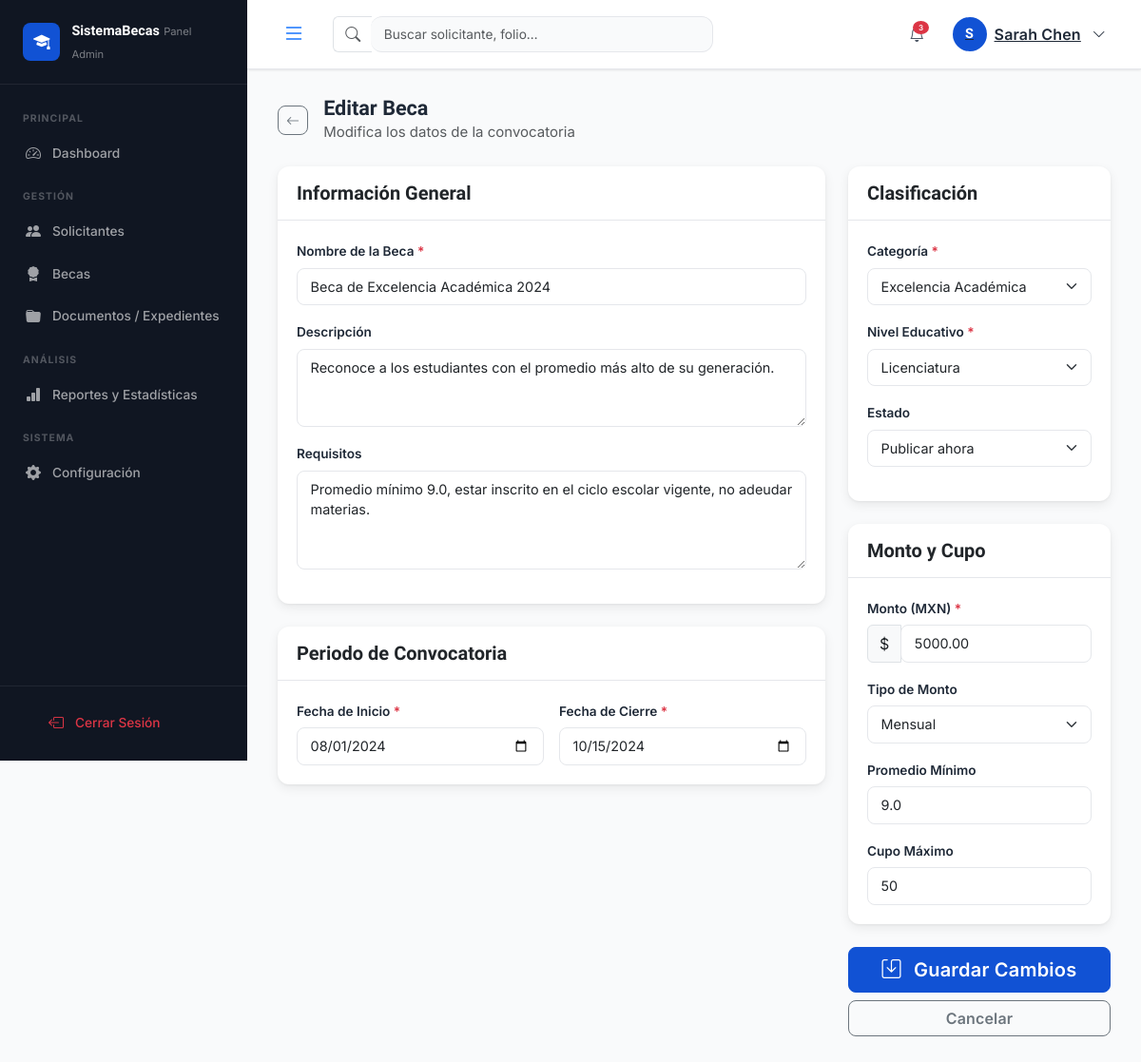
The page /index.php?c=admin&a=becaEditar&id=1 (signed in) on the database its author committed.
### tables this page shows
CREATE TABLE IF NOT EXISTS `becas` (
    `id`              INT UNSIGNED     NOT NULL AUTO_INCREMENT,
    `categoria_id`    TINYINT UNSIGNED NOT NULL,
    `nivel_id`        TINYINT UNSIGNED NOT NULL,
    `nombre`          VARCHAR(200)     NOT NULL,
    `descripcion`     TEXT             DEFAULT NULL,
    `monto`           DECIMAL(10,2)    NOT NULL DEFAULT 0.00,
    `tipo_monto`      ENUM('mensual','semestral','anual','pago_unico') NOT NULL DEFAULT 'mensual',
    `promedio_minimo` DECIMAL(3,1)     DEFAULT NULL,
    `cupo_maximo`     SMALLINT UNSIGNED DEFAULT NULL,
    `fecha_inicio`    DATE             NOT NULL,
    `fecha_fin`       DATE             NOT NULL,
    `fecha_publicacion` DATE           DEFAULT NULL,
    `estado`          ENUM('borrador','publicada','cerrada','suspendida') NOT NULL DEFAULT 'borrador',
    `imagen_url`      VARCHAR(255)     DEFAULT NULL,
    `requisitos`      TEXT             DEFAULT NULL,
    `documentos_req`  TEXT             DEFAULT NULL COMMENT 'JSON array of required document types',
    `creado_por`      INT UNSIGNED     NOT NULL,
    `created_at`      DATETIME         NOT NULL DEFAULT CURRENT_TIMESTAMP,
    `updated_at`      DATETIME         NOT NULL DEFAULT CURRENT_TIMESTAMP ON UPDATE CURRENT_TIMESTAMP,
    PRIMARY KEY (`id`),
    KEY `fk_becas_categoria` (`categoria_id`),
    KEY `fk_becas_nivel`     (`nivel_id`),
    KEY `fk_becas_creador`   (`creado_por`),
    CONSTRAINT `fk_becas_categoria` FOREIGN KEY (`categoria_id`) REFERENCES `categorias_beca` (`id`),
    CONSTRAINT `fk_becas_nivel`     FOREIGN KEY (`nivel_id`)     REFERENCES `niveles_educativos` (`id`),
    CONSTRAINT `fk_becas_creador`   FOREIGN KEY (`creado_por`)   REFERENCES `usuarios` (`id`)
);

CREATE TABLE IF NOT EXISTS `categorias_beca` (
    `id`          TINYINT UNSIGNED NOT NULL AUTO_INCREMENT,
    `nombre`      VARCHAR(80)      NOT NULL,
    `color_badge` VARCHAR(30)      DEFAULT 'primary',
    `icono`       VARCHAR(60)      DEFAULT 'bi-bookmark-star',
    PRIMARY KEY (`id`)
);

CREATE TABLE IF NOT EXISTS `niveles_educativos` (
    `id`     TINYINT UNSIGNED NOT NULL AUTO_INCREMENT,
    `nombre` VARCHAR(80)      NOT NULL,
    PRIMARY KEY (`id`)
);

### controllers/Controller.php (called while the page is built, shortened)
<?php
require_once dirname(__DIR__) . '/includes/helpers.php';
abstract class Controller
{
    protected array $data = [];
    protected function render(string $view, array $data = []): void
    {
        $data = array_merge($this->data, $data);
        extract($data, EXTR_SKIP);
        $viewFile = dirname(__DIR__) . "/views/{$view}.php";
        require $viewFile;
    }
    protected function clean(string $input): string
    {
        return trim(strip_tags($input));
    }
    protected function get(string $key, $default = null)
    {
        return isset($_GET[$key]) ? $this->clean((string) $_GET[$key]) : $default;
    }
}

### controllers/AdminController.php (called while the page is built, shortened)
<?php
require_once __DIR__ . '/Controller.php';
require_once dirname(__DIR__) . '/models/BecaModel.php';
class AdminController extends Controller
{
    private BecaModel      $becaModel;
    public function __construct()
    {
        $this->becaModel      = new BecaModel();
    }
    public function becaEditar(): void
    {
        $id   = (int) $this->get('id', 0);
        $beca = $this->becaModel->detalle($id);
        $this->render('admin/beca_form', [
            'title'      => 'Editar Beca',
            'beca'       => $beca,
            'categorias' => $this->becaModel->categorias(),
            'niveles'    => $this->becaModel->niveles(),
            'error'      => Session::getFlash('error'),
        ]);
    }
}

### index.php (called while the page is built, shortened)
<?php
require_once __DIR__ . '/includes/Database.php';
require_once __DIR__ . '/includes/helpers.php';
$controllerName = strtolower($_GET['c'] ?? 'auth');
$actionName     = $_GET['a'] ?? '';
$controllerRoutes = $routes[$controllerName];
$route = $controllerRoutes[$actionName] ?? $controllerRoutes[''] ?? null;
$controller      = new $controllerClass();
$isPost = $_SERVER['REQUEST_METHOD'] === 'POST';
$method = ($isPost && isset($route['post'])) ? $route['post'] : $route['method'];
$controller->$method();

### includes/Database.php (called while the page is built, shortened)
<?php
class Database
{
    private static ?Database $instance = null;
    private PDO $pdo;
    private function __construct()
    {
        $dsn = sprintf(
            'mysql:host=%s;port=%d;dbname=%s;charset=%s',
            DB_HOST, DB_PORT, DB_NAME, DB_CHARSET
        );
        $options = [
            PDO::ATTR_ERRMODE            => PDO::ERRMODE_EXCEPTION,
            PDO::ATTR_DEFAULT_FETCH_MODE => PDO::FETCH_ASSOC,
            PDO::ATTR_EMULATE_PREPARES   => false,
        ];
        try {
            $this->pdo = new PDO($dsn, DB_USER, DB_PASS, $options);
        } catch (PDOException $e) {
            error_log('DB Connection error: ' . $e->getMessage());
            die(json_encode([
                'success' => false,
                'message' => 'Error de conexión a la base de datos. Por favor contacte al administrador.'
            ]));
        }
    }
    public static function getInstance(): Database
    {
        if (self::$instance === null) {
            self::$instance = new self();
        }
        return self::$instance;
    }
    public function query(string $sql, array $params = []): PDOStatement
    {
        $stmt = $this->pdo->prepare($sql);
        $stmt->execute($params);
        return $stmt;
    }
}

### models/Model.php (called while the page is built, shortened)
<?php
require_once dirname(__DIR__) . '/includes/Database.php';
abstract class Model
{
    public function __construct()
    {
        $this->db = Database::getInstance();
    }
}

### models/BecaModel.php (called while the page is built, shortened)
<?php
require_once __DIR__ . '/Model.php';
class BecaModel extends Model
{
    public function detalle(int $id): ?array
    {
        $stmt = $this->db->query(
            "SELECT b.*, c.nombre AS categoria_nombre, c.color_badge, c.icono,
                    n.nombre AS nivel_nombre,
                    CONCAT(u.nombre, ' ', u.apellidos) AS creado_por_nombre
             FROM becas b
             JOIN categorias_beca c    ON c.id = b.categoria_id
             JOIN niveles_educativos n ON n.id = b.nivel_id
             JOIN usuarios u           ON u.id = b.creado_por
             WHERE b.id = ? LIMIT 1",
            [$id]
        );
        $row = $stmt->fetch();
        return $row ?: null;
    }
    public function categorias(): array
    {
        return $this->db->query('SELECT * FROM categorias_beca ORDER BY nombre')->fetchAll();
    }
    public function niveles(): array
    {
        return $this->db->query('SELECT * FROM niveles_educativos ORDER BY id')->fetchAll();
    }
}

### includes/helpers.php (called while the page is built, shortened)
<?php
function e(string $str): string
{
    return htmlspecialchars($str, ENT_QUOTES | ENT_SUBSTITUTE, 'UTF-8');
}

### views/admin/beca_form.php (the view, shortened to what this page needs)
<?php
$isEdit = !empty($beca);
require_once BASE_PATH . '/includes/partials/head.php';
?>
<div class="admin-container">
    <?php require_once BASE_PATH . '/includes/partials/sidebar_admin.php'; ?>
    <div class="admin-main">
        <?php require_once BASE_PATH . '/includes/partials/topbar_admin.php'; ?>
        <div class="admin-content">
            <div class="page-header d-flex align-items-center gap-3 mb-4">
                <a href="<?= BASE_URL ?>/index.php?c=admin&a=becas" class="btn btn-sm btn-outline-secondary">
                    <i class="bi bi-arrow-left"></i>
                </a>
                <div>
                    <h2 class="page-title"><?= $isEdit ? 'Editar Beca' : 'Nueva Beca' ?></h2>
                    <p class="text-muted mb-0"><?= $isEdit ? 'Modifica los datos de la convocatoria' : 'Registra una nueva convocatoria de beca' ?></p>
                </div>
            </div>
            <form method="POST"
                  action="<?= BASE_URL ?>/index.php?c=admin&a=<?= $isEdit ? 'becaActualizar' : 'becaCrear' ?>">
                <div class="row g-4">
                    <div class="col-lg-8">
                        <div class="card card-shadow mb-4">
                            <div class="card-header"><h5 class="card-title mb-0">Información General</h5></div>
                            <div class="card-body">
                                <div class="mb-3">
                                    <label class="form-label fw-semibold">Nombre de la Beca <span class="text-danger">*</span></label>
                                    <input type="text" name="nombre" class="form-control"
                                           placeholder="Ej. Beca de Excelencia Académica 2025" required
                                           value="<?= e($beca['nombre'] ?? '') ?>">
                                </div>
                                <div class="mb-3">
                                    <label class="form-label fw-semibold">Descripción</label>
                                    <textarea name="descripcion" class="form-control" rows="3"
                                              placeholder="Describe el objetivo y beneficios de la beca…"><?= e($beca['descripcion'] ?? '') ?></textarea>
                                </div>
                                <div class="mb-3">
                                    <label class="form-label fw-semibold">Requisitos</label>
                                    <textarea name="requisitos" class="form-control" rows="4"
                                              placeholder="Lista los requisitos que debe cumplir el solicitante…"><?= e($beca['requisitos'] ?? '') ?></textarea>
                                </div>
                            </div>
                        </div>
                        <div class="card card-shadow mb-4">
                            <div class="card-header"><h5 class="card-title mb-0">Periodo de Convocatoria</h5></div>
                            <div class="card-body">
                                <div class="row g-3">
                                    <div class="col-md-6">
                                        <label class="form-label fw-semibold">Fecha de Inicio <span class="text-danger">*</span></label>
                                        <input type="date" name="fecha_inicio" class="form-control" required
                                               value="<?= e($beca['fecha_inicio'] ?? '') ?>">
                                    </div>
                                    <div class="col-md-6">
                                        <label class="form-label fw-semibold">Fecha de Cierre <span class="text-danger">*</span></label>
                                        <input type="date" name="fecha_fin" class="form-control" required
                                               value="<?= e($beca['fecha_fin'] ?? '') ?>">
                                    </div>
                                </div>
                            </div>
                        </div>
                    </div>
                    <div class="col-lg-4">
                        <div class="card card-shadow mb-4">
                            <div class="card-header"><h5 class="card-title mb-0">Clasificación</h5></div>
                            <div class="card-body">
                                <div class="mb-3">
                                    <label class="form-label fw-semibold">Categoría <span class="text-danger">*</span></label>
                                    <select name="categoria_id" class="form-select" required>
                                        <?php foreach ($categorias as $cat): ?>
                                        <option value="<?= $cat['id'] ?>"
                                                <?= ($beca['categoria_id'] ?? '') == $cat['id'] ? 'selected' : '' ?>>
                                            <?= e($cat['nombre']) ?>
                                        </option>
                                        <?php endforeach; ?>
                                    </select>
                                </div>
                                <div class="mb-3">
                                    <label class="form-label fw-semibold">Nivel Educativo <span class="text-danger">*</span></label>
                                    <select name="nivel_id" class="form-select" required>
                                        <?php foreach ($niveles as $niv): ?>
                                        <option value="<?= $niv['id'] ?>"
                                                <?= ($beca['nivel_id'] ?? '') == $niv['id'] ? 'selected' : '' ?>>
                                            <?= e($niv['nombre']) ?>
                                        </option>
                                        <?php endforeach; ?>
                                    </select>
                                </div>
                                <div class="mb-3">
                                    <label class="form-label fw-semibold">Estado</label>
                                    <select name="estado" class="form-select">
                                        <option value="publicada"  <?= ($beca['estado'] ?? '') === 'publicada' ? 'selected' : '' ?>>Publicar ahora</option>
                                    </select>
                                </div>
                            </div>
                        </div>
                        <div class="card card-shadow mb-4">
                            <div class="card-header"><h5 class="card-title mb-0">Monto y Cupo</h5></div>
                            <div class="card-body">
                                <div class="mb-3">
                                    <label class="form-label fw-semibold">Monto (MXN) <span class="text-danger">*</span></label>
                                    <div class="input-group">
                                        <span class="input-group-text">$</span>
                                        <input type="number" name="monto" class="form-control"
                                               placeholder="5000" required min="1" step="0.01"
                                               value="<?= $beca['monto'] ?? '' ?>">
                                    </div>
                                </div>
                                <div class="mb-3">
                                    <label class="form-label fw-semibold">Tipo de Monto</label>
                                    <select name="tipo_monto" class="form-select">
                                        <option value="mensual"   <?= ($beca['tipo_monto'] ?? 'mensual') === 'mensual'    ? 'selected' : '' ?>>Mensual</option>
                                    </select>
                                </div>
                                <div class="mb-3">
                                    <label class="form-label fw-semibold">Promedio Mínimo</label>
                                    <input type="number" name="promedio_minimo" class="form-control"
                                           placeholder="Ej. 8.5" min="0" max="10" step="0.1"
                                           value="<?= $beca['promedio_minimo'] ?? '' ?>">
                                </div>
                                <div class="mb-0">
                                    <label class="form-label fw-semibold">Cupo Máximo</label>
                                    <input type="number" name="cupo_maximo" class="form-control"
                                           placeholder="Dejar vacío = sin límite" min="1"
                                           value="<?= $beca['cupo_maximo'] ?? '' ?>">
                                </div>
                            </div>
                        </div>
                        <div class="d-grid gap-2">
                            <button type="submit" class="btn btn-primary btn-lg">
                                <i class="bi bi-save me-2"></i>
                                <?= $isEdit ? 'Guardar Cambios' : 'Crear Beca' ?>
                            </button>
                            <a href="<?= BASE_URL ?>/index.php?c=admin&a=becas"
                               class="btn btn-outline-secondary">Cancelar</a>
                        </div>
                    </div>
                </div>
            </form>
        </div>
    </div>
</div>
<?php require_once BASE_PATH . '/includes/partials/footer_scripts.php'; ?>

### rows shown on the page
becas: nombre "Beca de Excelencia Académica 2024", descripcion "Reconoce a los estudiantes con el promedio más alto de su generación.", requisitos "Promedio mínimo 9.0, estar inscrito en el ciclo escolar vigente, no adeudar materias.", fecha_inicio "08/01/2024", fecha_fin "10/15/2024", categoria_id "Excelencia Académica", nivel_id "Licenciatura", estado "Publicar ahora", monto "5000.00", tipo_monto "Mensual", promedio_minimo "9.0", cupo_maximo "50"

### other values the page prints
$initials "S"
Session::get('user_name', 'Admin') "Sarah Chen"
